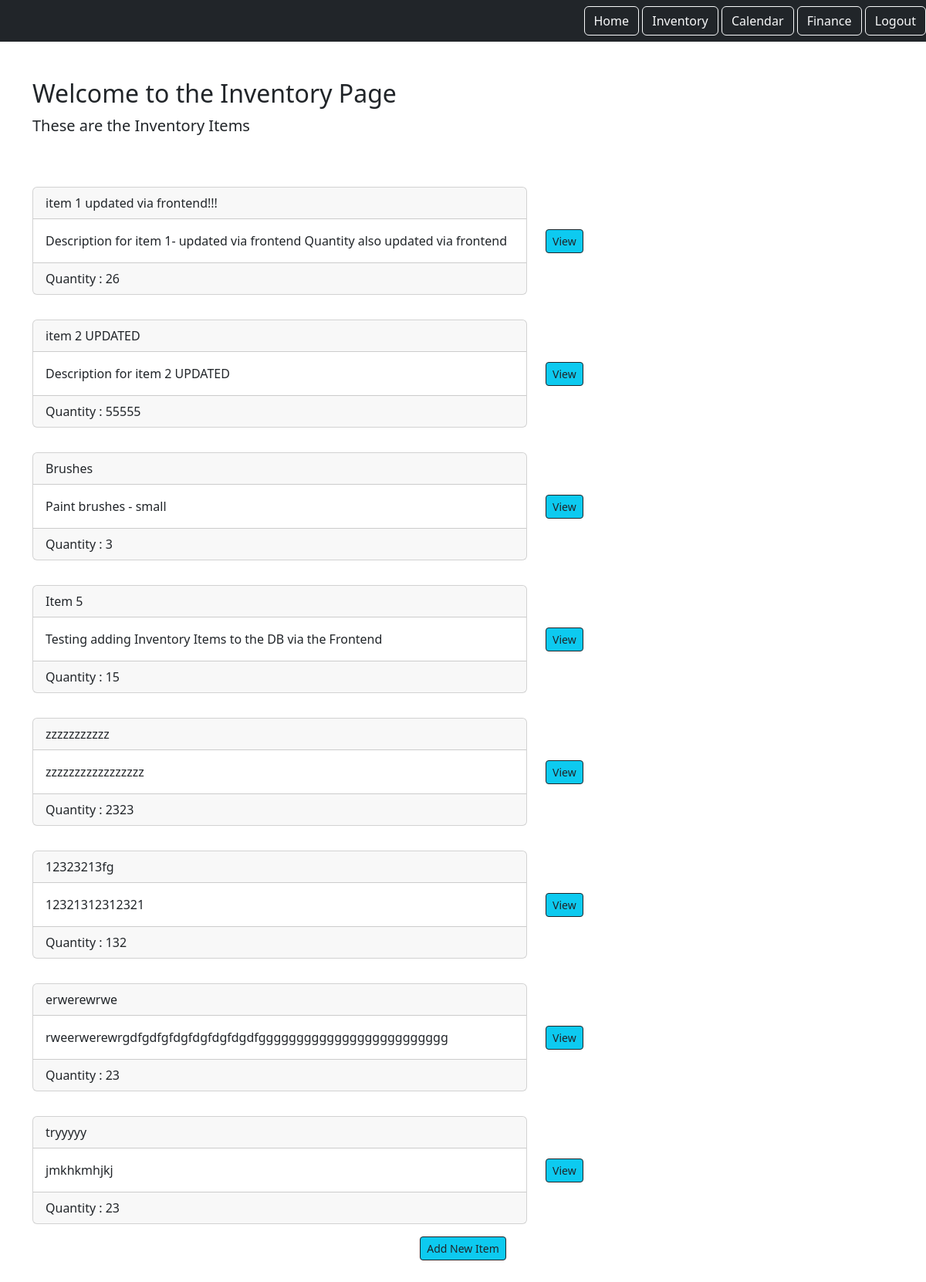
The app's page /inventory/ (signed in), older data.
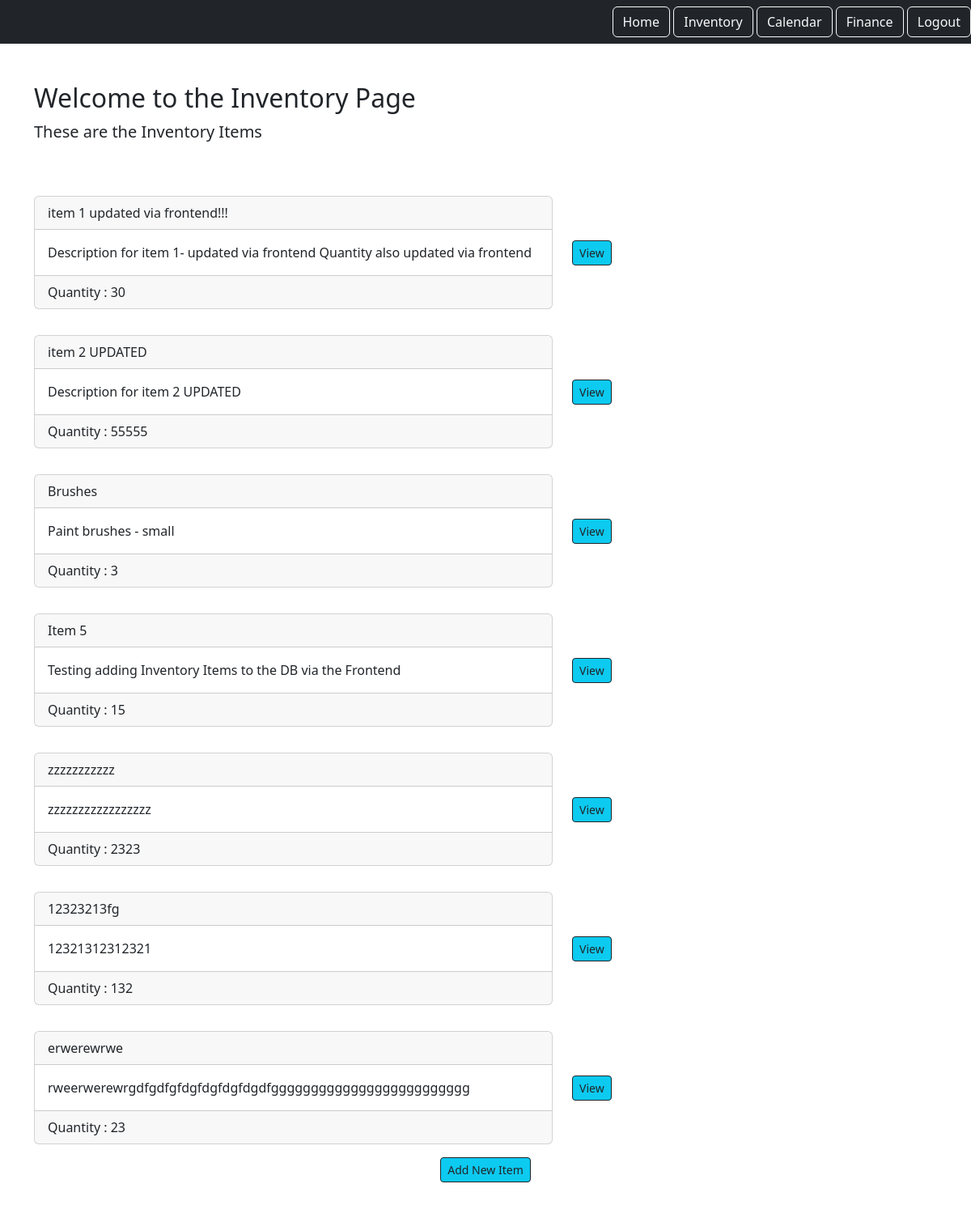
The same page, newer data.
### inventory_component/models.py (models this page shows)
class Inventory(models.Model):
    item = models.CharField(max_length=255)
    description = models.TextField()
    quantity = models.PositiveIntegerField()
    user = models.ForeignKey(User, on_delete=models.CASCADE, related_name='items')

### inventory_component/views.py (the view)
# urls.py: path('', views.InventoryList.as_view(), name="inventory_list"),
class InventoryList(LoginRequiredMixin, ListView):
    model = Inventory
    context_object_name = "items"
    template_name = "inventory_list.html"
    login_url = '/login'
    def get_queryset(self):
        return self.request.user.items.all()

### inventory_component/templates/Inventory_list.html (shortened to what this page needs)
{% extends 'base.html' %}
{% load static %}
{% block content %}
    <div class="row">
        <div class="col">
            <div class="item_list_heading mb-5">
                <h1 class="fs-2">Welcome to the Inventory Page</h1>
                <p class="fs-5">These are the Inventory Items</p>
            </div>
        </div>
    </div>
    <div class="row">
        {% for item in items %}
        	<div class="col-md-7 py-3">
                <div class="card">
                    <div class="card-header">
                        {{ item.item }}
                    </div>
                    <div class="card-body ">
                        {{ item.description }}
                    </div>
                    <div class="card-footer">
                        Quantity : {{ item.quantity }}
                    </div>
                </div>
            </div>
        <div class="col-md-5 py-3 d-flex align-items-center">
        <a href="{% url 'item.detail' pk=item.id %}" class="btn btn-info btn-sm btn-outline-dark">View</a>
    </div>
        {% endfor %}
    <div class="text-center">
    <a href="{% url 'item.new' %}" class="btn btn-info btn-sm btn-outline-dark">Add New Item</a>
    </div>
{% endblock content %}

Row changes from the older to the newer data that the page shows:
removed Inventory: item "tryyyyy", description "jmkhkmhjkj", quantity "23"
changed Inventory "item 1 updated via frontend!!!": quantity "26" → "30"
